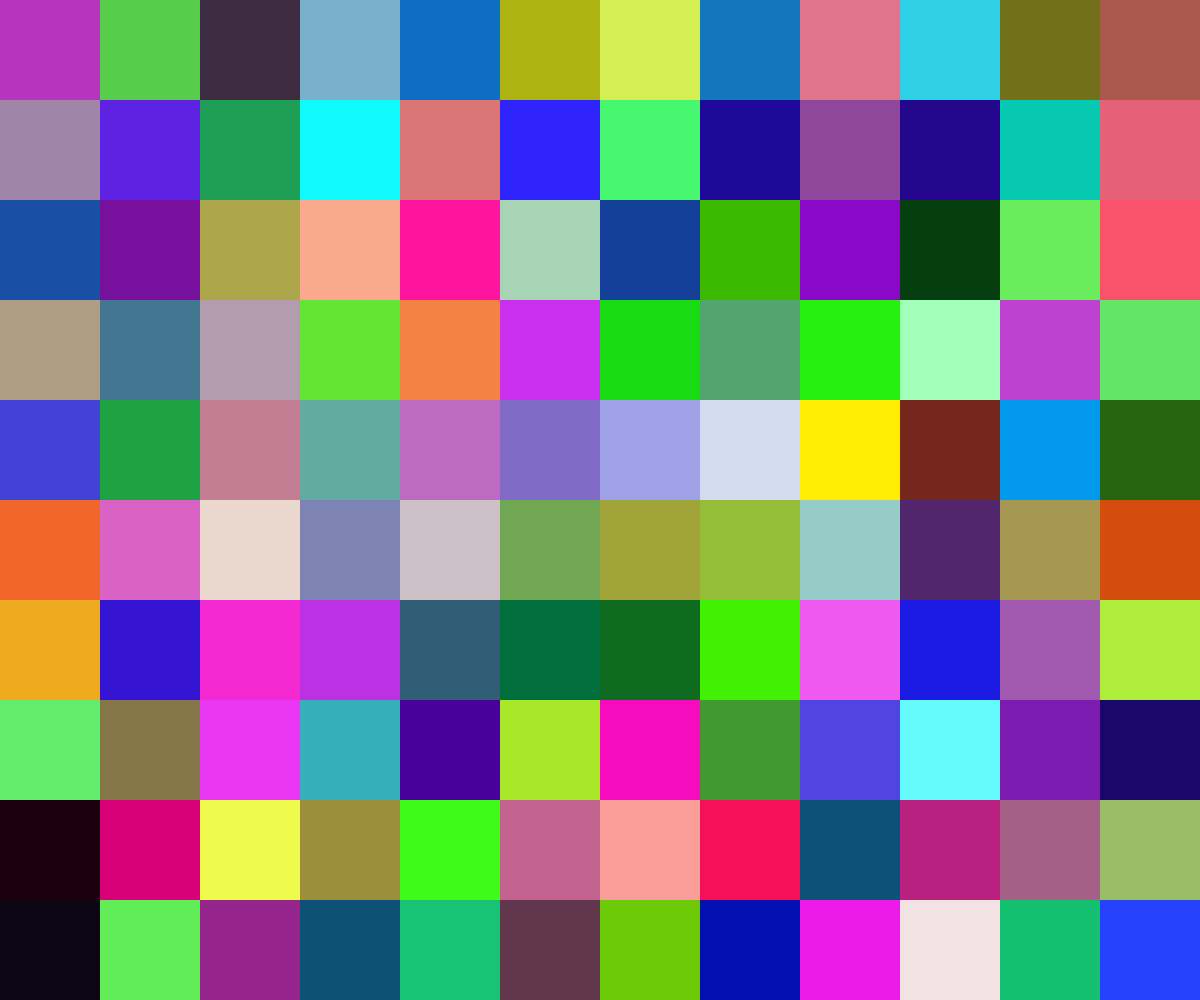
Frame 1 (no input)
Frame 60 (no input): identical to frame 1, image omitted
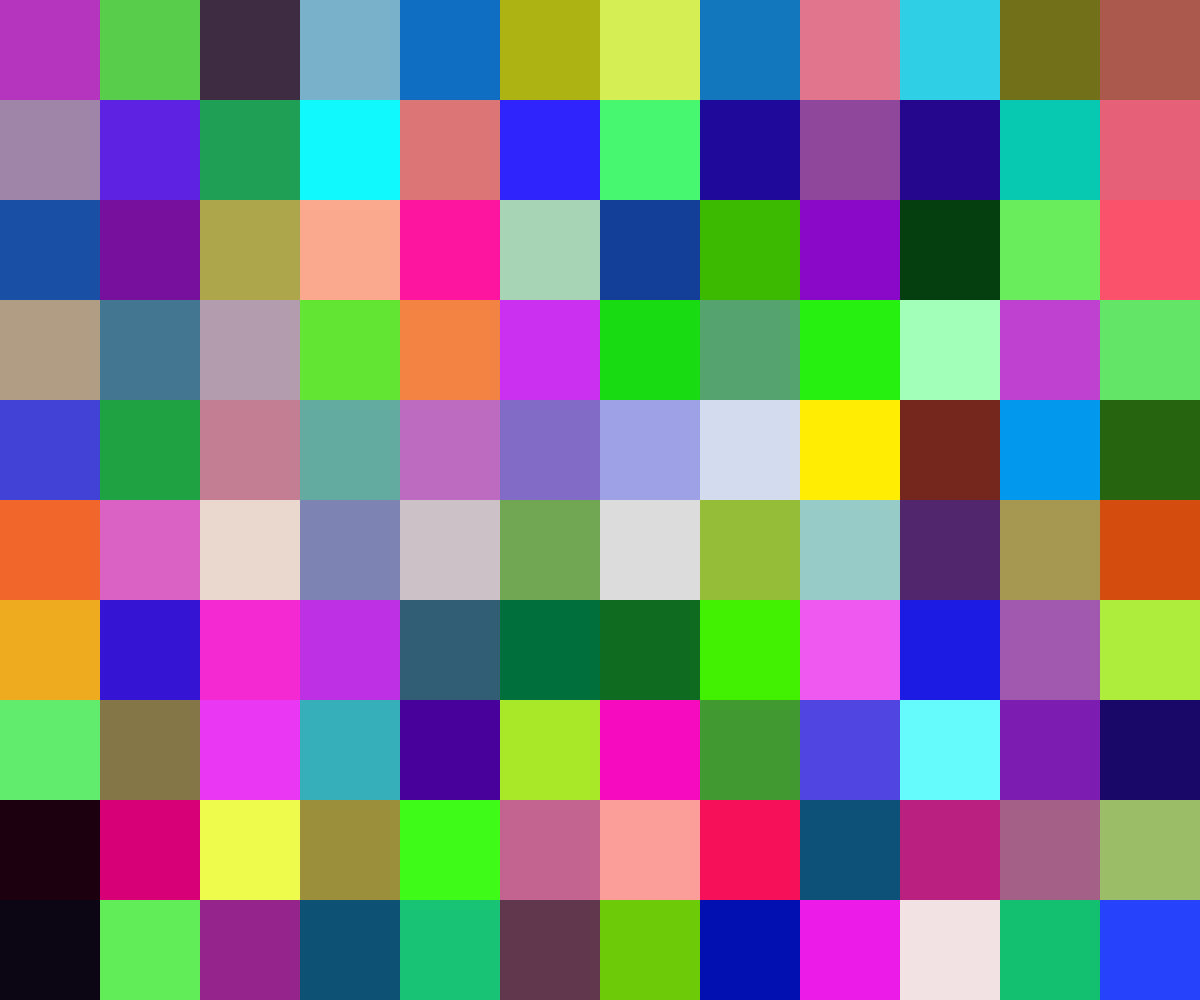
Frame 120 (the mouse pressed at the canvas centre since frame 60)

The p5.js sketch that drew these frames (run headless with seeded random() and noise() and a simulated clock; from frame 60 on, the mouse is pressed at the canvas centre):

// p5.js sketch
// ── sketch.js
let squareSize = 100; // Size of each square
let spacing = 0; // Spacing between squares
let squares = []; // Array to store squares

function setup() {
  createCanvas(windowWidth, windowHeight);
  generateSquares();
}

function draw() {
  background(220);
  for (let square of squares) {
    square.show();
  }
}

function generateSquares() {
  let cols = floor(width / (squareSize + spacing)); // Number of columns
  let rows = floor(height / (squareSize + spacing)); // Number of rows

  for (let i = 0; i < rows; i++) {
    for (let j = 0; j < cols; j++) {
      let x = j * (squareSize + spacing) + spacing / 2;
      let y = i * (squareSize + spacing) + spacing / 2;
      squares.push(new Square(x, y));
    }
  }
}

function mousePressed() {
  for (let i = squares.length - 1; i >= 0; i--) {
    if (squares[i].contains(mouseX, mouseY)) {
      // Remove the clicked square from the array
      squares.splice(i, 1);
      // Exit the loop after removing the square
      break;
    }
  }
}

class Square {
  constructor(x, y, r = random(255), g = random(255), b = random(255)) {
    this.x = x;
    this.y = y;
    this.size = squareSize;
    this.r = r;
    this.g = g;
    this.b = b;
  }

  show() {
    fill(this.r, this.g, this.b);
    noStroke();
    rect(this.x, this.y, this.size, this.size);
  }

  contains(x, y) {
    return (x >= this.x && x <= this.x + this.size && y >= this.y && y <= this.y + this.size);
  }
}
